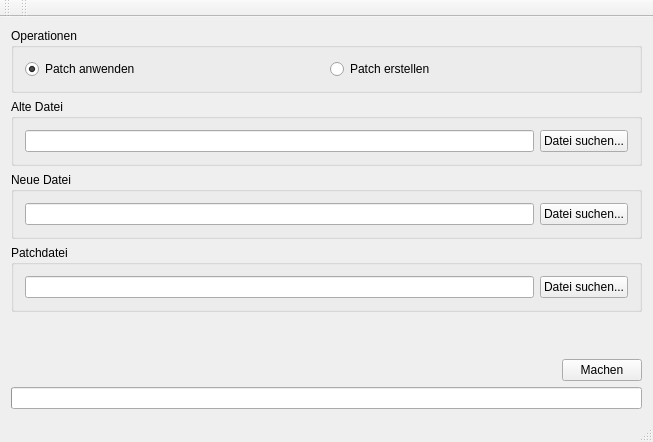
<?xml version="1.0" encoding="UTF-8"?>
<ui version="4.0">
 <class>MainWindow</class>
 <widget class="QMainWindow" name="MainWindow">
  <property name="geometry">
   <rect>
    <x>0</x>
    <y>0</y>
    <width>653</width>
    <height>442</height>
   </rect>
  </property>
  <property name="windowTitle">
   <string>My XDelta GUI</string>
  </property>
  <widget class="QWidget" name="centralWidget">
   <layout class="QVBoxLayout" name="verticalLayout">
    <item>
     <widget class="QGroupBox" name="groupBox">
      <property name="title">
       <string>Operationen</string>
      </property>
      <layout class="QHBoxLayout" name="horizontalLayout">
       <item>
        <widget class="QRadioButton" name="radioApplyPatch">
         <property name="text">
          <string>Patch anwenden</string>
         </property>
         <property name="checked">
          <bool>true</bool>
         </property>
        </widget>
       </item>
       <item>
        <widget class="QRadioButton" name="radioCreatePatch">
         <property name="text">
          <string>Patch erstellen</string>
         </property>
         <property name="checked">
          <bool>false</bool>
         </property>
        </widget>
       </item>
      </layout>
     </widget>
    </item>
    <item>
     <widget class="QGroupBox" name="groupBox_2">
      <property name="title">
       <string>Alte Datei</string>
      </property>
      <layout class="QHBoxLayout" name="horizontalLayout_2">
       <item>
        <widget class="QLineEdit" name="txtOldFile"/>
       </item>
       <item>
        <widget class="QPushButton" name="btnBrowseOldFile">
         <property name="text">
          <string>Datei suchen...</string>
         </property>
        </widget>
       </item>
      </layout>
     </widget>
    </item>
    <item>
     <widget class="QGroupBox" name="groupBox_3">
      <property name="title">
       <string>Neue Datei</string>
      </property>
      <layout class="QHBoxLayout" name="horizontalLayout_3">
       <item>
        <widget class="QLineEdit" name="txtNewFile"/>
       </item>
       <item>
        <widget class="QPushButton" name="btnBrowseNewFile">
         <property name="text">
          <string>Datei suchen...</string>
         </property>
        </widget>
       </item>
      </layout>
     </widget>
    </item>
    <item>
     <widget class="QGroupBox" name="groupBox_4">
      <property name="title">
       <string>Patchdatei</string>
      </property>
      <layout class="QHBoxLayout" name="horizontalLayout_4">
       <item>
        <widget class="QLineEdit" name="txtPatchFile"/>
       </item>
       <item>
        <widget class="QPushButton" name="btnBrowsePatchFile">
         <property name="text">
          <string>Datei suchen...</string>
         </property>
        </widget>
       </item>
      </layout>
     </widget>
    </item>
    <item>
     <spacer name="verticalSpacer">
      <property name="orientation">
       <enum>Qt::Vertical</enum>
      </property>
      <property name="sizeHint" stdset="0">
       <size>
        <width>20</width>
        <height>2</height>
       </size>
      </property>
     </spacer>
    </item>
    <item>
     <layout class="QHBoxLayout" name="horizontalLayout_5">
      <item>
       <spacer name="horizontalSpacer">
        <property name="orientation">
         <enum>Qt::Horizontal</enum>
        </property>
        <property name="sizeHint" stdset="0">
         <size>
          <width>40</width>
          <height>20</height>
         </size>
        </property>
       </spacer>
      </item>
      <item>
       <widget class="QPushButton" name="btnAction">
        <property name="text">
         <string>Machen</string>
        </property>
       </widget>
      </item>
     </layout>
    </item>
    <item>
     <widget class="QProgressBar" name="progressBar">
      <property name="value">
       <number>0</number>
      </property>
      <property name="textVisible">
       <bool>false</bool>
      </property>
     </widget>
    </item>
   </layout>
  </widget>
  <widget class="QMenuBar" name="menuBar">
   <property name="geometry">
    <rect>
     <x>0</x>
     <y>0</y>
     <width>653</width>
     <height>21</height>
    </rect>
   </property>
  </widget>
  <widget class="QToolBar" name="mainToolBar">
   <attribute name="toolBarArea">
    <enum>TopToolBarArea</enum>
   </attribute>
   <attribute name="toolBarBreak">
    <bool>false</bool>
   </attribute>
  </widget>
  <widget class="QStatusBar" name="statusBar"/>
  <widget class="QToolBar" name="toolBar">
   <property name="windowTitle">
    <string>toolBar</string>
   </property>
   <attribute name="toolBarArea">
    <enum>TopToolBarArea</enum>
   </attribute>
   <attribute name="toolBarBreak">
    <bool>false</bool>
   </attribute>
  </widget>
 </widget>
 <layoutdefault spacing="6" margin="11"/>
 <resources/>
 <connections/>
</ui>
